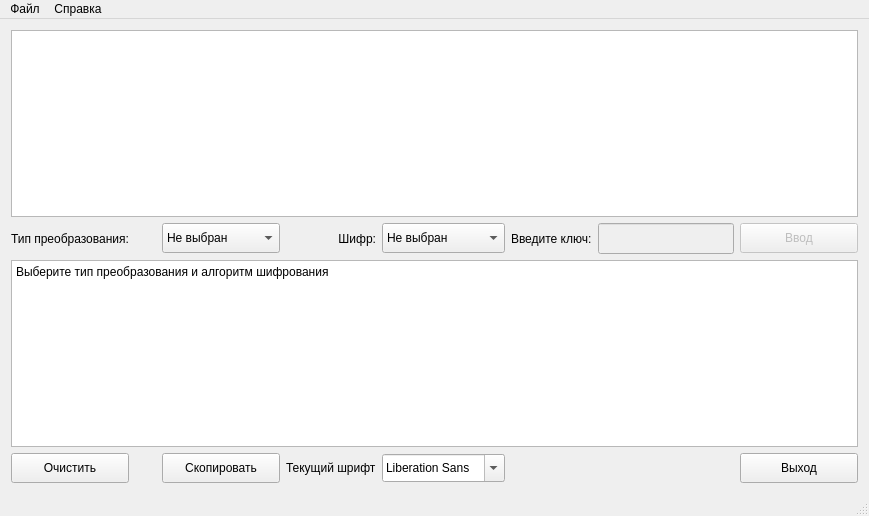
<?xml version="1.0" encoding="UTF-8"?>
<ui version="4.0">
 <class>Crypt</class>
 <widget class="QMainWindow" name="Crypt">
  <property name="enabled">
   <bool>true</bool>
  </property>
  <property name="geometry">
   <rect>
    <x>0</x>
    <y>0</y>
    <width>869</width>
    <height>516</height>
   </rect>
  </property>
  <property name="minimumSize">
   <size>
    <width>869</width>
    <height>316</height>
   </size>
  </property>
  <property name="font">
   <font>
    <weight>50</weight>
    <bold>false</bold>
   </font>
  </property>
  <property name="cursor">
   <cursorShape>ArrowCursor</cursorShape>
  </property>
  <property name="windowTitle">
   <string>Crypt</string>
  </property>
  <widget class="QWidget" name="centralWidget">
   <property name="enabled">
    <bool>true</bool>
   </property>
   <property name="font">
    <font>
     <italic>false</italic>
    </font>
   </property>
   <layout class="QGridLayout" name="gridLayout">
    <item row="0" column="0" colspan="7">
     <widget class="QPlainTextEdit" name="plainTextEdit">
      <property name="font">
       <font>
        <italic>false</italic>
       </font>
      </property>
      <property name="readOnly">
       <bool>false</bool>
      </property>
      <property name="plainText">
       <string/>
      </property>
     </widget>
    </item>
    <item row="1" column="0">
     <widget class="QLabel" name="label">
      <property name="minimumSize">
       <size>
        <width>145</width>
        <height>31</height>
       </size>
      </property>
      <property name="text">
       <string>Тип преобразования:</string>
      </property>
     </widget>
    </item>
    <item row="1" column="1">
     <widget class="QComboBox" name="comboBox_1">
      <property name="minimumSize">
       <size>
        <width>118</width>
        <height>30</height>
       </size>
      </property>
      <item>
       <property name="text">
        <string>Не выбран</string>
       </property>
      </item>
      <item>
       <property name="text">
        <string>Шифратор</string>
       </property>
      </item>
      <item>
       <property name="text">
        <string>Дешифратор</string>
       </property>
      </item>
     </widget>
    </item>
    <item row="1" column="2">
     <widget class="QLabel" name="label_3">
      <property name="text">
       <string>Шифр:</string>
      </property>
      <property name="alignment">
       <set>Qt::AlignRight|Qt::AlignTrailing|Qt::AlignVCenter</set>
      </property>
     </widget>
    </item>
    <item row="1" column="3">
     <widget class="QComboBox" name="comboBox_2">
      <property name="minimumSize">
       <size>
        <width>118</width>
        <height>30</height>
       </size>
      </property>
      <item>
       <property name="text">
        <string>Не выбран</string>
       </property>
      </item>
      <item>
       <property name="text">
        <string>Вижинера</string>
       </property>
      </item>
      <item>
       <property name="text">
        <string>Морзе</string>
       </property>
      </item>
      <item>
       <property name="text">
        <string>Цезаря</string>
       </property>
      </item>
     </widget>
    </item>
    <item row="1" column="4">
     <widget class="QLabel" name="label_2">
      <property name="text">
       <string>Введите ключ:</string>
      </property>
     </widget>
    </item>
    <item row="1" column="5">
     <widget class="QLineEdit" name="lineEdit">
      <property name="enabled">
       <bool>false</bool>
      </property>
      <property name="minimumSize">
       <size>
        <width>90</width>
        <height>31</height>
       </size>
      </property>
      <property name="maxLength">
       <number>0</number>
      </property>
     </widget>
    </item>
    <item row="1" column="6">
     <widget class="QPushButton" name="enter">
      <property name="enabled">
       <bool>false</bool>
      </property>
      <property name="minimumSize">
       <size>
        <width>118</width>
        <height>30</height>
       </size>
      </property>
      <property name="styleSheet">
       <string notr="true">btn.resize(100, 50);
 btn.show();
 return app.exec();</string>
      </property>
      <property name="text">
       <string>Ввод</string>
      </property>
      <property name="autoDefault">
       <bool>false</bool>
      </property>
      <property name="default">
       <bool>false</bool>
      </property>
      <property name="flat">
       <bool>false</bool>
      </property>
     </widget>
    </item>
    <item row="2" column="0" colspan="7">
     <widget class="QPlainTextEdit" name="plainTextEdit_2">
      <property name="enabled">
       <bool>true</bool>
      </property>
      <property name="readOnly">
       <bool>true</bool>
      </property>
      <property name="plainText">
       <string>Выберите тип преобразования и алгоритм шифрования</string>
      </property>
     </widget>
    </item>
    <item row="3" column="0">
     <widget class="QPushButton" name="clear">
      <property name="minimumSize">
       <size>
        <width>118</width>
        <height>30</height>
       </size>
      </property>
      <property name="maximumSize">
       <size>
        <width>118</width>
        <height>30</height>
       </size>
      </property>
      <property name="text">
       <string>Очистить</string>
      </property>
     </widget>
    </item>
    <item row="3" column="1">
     <widget class="QPushButton" name="pushButton">
      <property name="minimumSize">
       <size>
        <width>118</width>
        <height>30</height>
       </size>
      </property>
      <property name="maximumSize">
       <size>
        <width>118</width>
        <height>30</height>
       </size>
      </property>
      <property name="text">
       <string>Скопировать</string>
      </property>
     </widget>
    </item>
    <item row="3" column="2">
     <widget class="QLabel" name="label_4">
      <property name="text">
       <string>Текущий шрифт</string>
      </property>
     </widget>
    </item>
    <item row="3" column="3">
     <widget class="QFontComboBox" name="fontComboBox">
      <property name="maximumSize">
       <size>
        <width>123</width>
        <height>28</height>
       </size>
      </property>
      <property name="styleSheet">
       <string notr="true"/>
      </property>
     </widget>
    </item>
    <item row="3" column="6">
     <widget class="QPushButton" name="close">
      <property name="minimumSize">
       <size>
        <width>118</width>
        <height>30</height>
       </size>
      </property>
      <property name="text">
       <string>Выход</string>
      </property>
     </widget>
    </item>
   </layout>
   <zorder>lineEdit</zorder>
   <zorder>label</zorder>
   <zorder>comboBox_2</zorder>
   <zorder>close</zorder>
   <zorder>label_2</zorder>
   <zorder>plainTextEdit</zorder>
   <zorder>comboBox_1</zorder>
   <zorder>plainTextEdit_2</zorder>
   <zorder>enter</zorder>
   <zorder>clear</zorder>
   <zorder>pushButton</zorder>
   <zorder>fontComboBox</zorder>
   <zorder>label_4</zorder>
   <zorder>label_3</zorder>
  </widget>
  <widget class="QMenuBar" name="menuBar">
   <property name="geometry">
    <rect>
     <x>0</x>
     <y>0</y>
     <width>869</width>
     <height>27</height>
    </rect>
   </property>
   <widget class="QMenu" name="menu">
    <property name="font">
     <font>
      <stylestrategy>PreferDefault</stylestrategy>
     </font>
    </property>
    <property name="title">
     <string>Файл</string>
    </property>
    <addaction name="openText"/>
    <addaction name="openKey"/>
    <addaction name="saveResult"/>
   </widget>
   <widget class="QMenu" name="menu_5">
    <property name="title">
     <string>Справка</string>
    </property>
    <addaction name="action_15"/>
   </widget>
   <addaction name="menu"/>
   <addaction name="menu_5"/>
  </widget>
  <widget class="QStatusBar" name="statusBar"/>
  <action name="openText">
   <property name="checkable">
    <bool>false</bool>
   </property>
   <property name="checked">
    <bool>false</bool>
   </property>
   <property name="text">
    <string>Открыть текст...</string>
   </property>
  </action>
  <action name="action_9">
   <property name="text">
    <string>Виженер</string>
   </property>
  </action>
  <action name="action_10">
   <property name="text">
    <string>Морзе</string>
   </property>
  </action>
  <action name="action_11">
   <property name="text">
    <string>Цезарь</string>
   </property>
  </action>
  <action name="action_12">
   <property name="text">
    <string>Виженер</string>
   </property>
  </action>
  <action name="action_13">
   <property name="text">
    <string>Морзе</string>
   </property>
  </action>
  <action name="action_14">
   <property name="text">
    <string>Цезарь</string>
   </property>
  </action>
  <action name="action_15">
   <property name="text">
    <string>О программе...</string>
   </property>
  </action>
  <action name="openKey">
   <property name="checkable">
    <bool>false</bool>
   </property>
   <property name="enabled">
    <bool>false</bool>
   </property>
   <property name="text">
    <string>Открыть ключ...</string>
   </property>
  </action>
  <action name="saveResult">
   <property name="text">
    <string>Сохранить...</string>
   </property>
  </action>
  <action name="action">
   <property name="text">
    <string>Шрифт...</string>
   </property>
  </action>
  <action name="action_2">
   <property name="text">
    <string>Цвет окна</string>
   </property>
  </action>
  <action name="action_3">
   <property name="text">
    <string>Опции</string>
   </property>
  </action>
 </widget>
 <layoutdefault spacing="6" margin="11"/>
 <resources/>
 <connections>
  <connection>
   <sender>pushButton</sender>
   <signal>clicked()</signal>
   <receiver>plainTextEdit_2</receiver>
   <slot>selectAll()</slot>
   <hints>
    <hint type="sourcelabel">
     <x>215</x>
     <y>457</y>
    </hint>
    <hint type="destinationlabel">
     <x>294</x>
     <y>428</y>
    </hint>
   </hints>
  </connection>
  <connection>
   <sender>pushButton</sender>
   <signal>clicked()</signal>
   <receiver>plainTextEdit_2</receiver>
   <slot>copy()</slot>
   <hints>
    <hint type="sourcelabel">
     <x>246</x>
     <y>461</y>
    </hint>
    <hint type="destinationlabel">
     <x>319</x>
     <y>430</y>
    </hint>
   </hints>
  </connection>
 </connections>
</ui>
